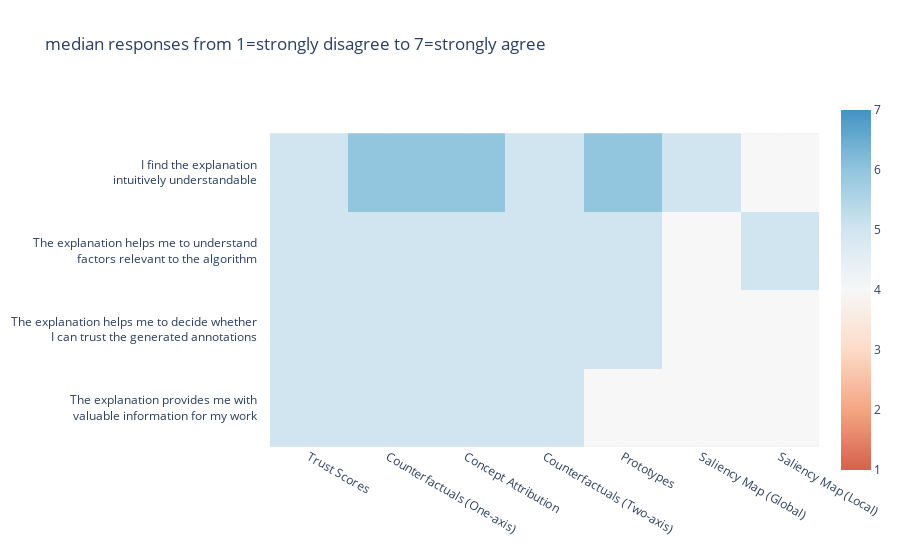

Notebook code cell kept with this figure:
### Code cell
import plotly.express as px

df2 = pd.DataFrame()

category_order = [
        "Strongly<br>disagree",
        "Disagree<br>",
        "Slightly<br>disagree",
        "Neutral<br>",
        "Slightly<br>agree",
        "Agree<br>",
        "Strongly<br>agree",
    ]

number_order = [1, 2, 3, 4, 5, 6, 7]
response_dict = dict(zip(number_order, category_order))

for name in index_sorted:
    df = result_dataframes[name]
    df2[name] = df.median()

px.imshow(
    df2,
    title="median responses from 1=strongly disagree to 7=strongly agree",
    zmin=1, 
    zmax= 7, 
    color_continuous_scale=palette
    )

### Figure 1 — Plotly figure (JSON) as saved in the notebook; plotly's stock layout.template omitted (floating-point values rounded to 4 significant figures)
{"data": [{"coloraxis": "coloraxis", "hovertemplate": "x: %{x}<br>y: %{y}<br>color: %{z}<extra></extra>", "name": "0", "type": "heatmap", "x": ["Trust Scores", "Counterfactuals (One-axis)", "Concept Attribution", "Counterfactuals (Two-axis)", "Prototypes", "Saliency Map (Global)", "Saliency Map (Local)"], "xaxis": "x", "y": ["I find the explanation    <br>intuitively understandable    ", "The explanation helps me to understand    <br>factors relevant to the algorithm    ", "The explanation helps me to decide whether    <br> I can trust the generated annotations    ", "The explanation provides me with    <br>valuable information for my work    "], "yaxis": "y", "z": [[5, 6, 6, 5, 6, 5, 4], [5, 5, 5, 5, 5, 4, 5], [5, 5, 5, 5, 5, 4, 4], [5, 5, 5, 5, 4, 4, 4]]}], "layout": {"coloraxis": {"cmax": 7, "cmin": 1, "colorscale": [[0, "rgb(214,96,77)"], [0.1667, "rgb(244,165,130)"], [0.3333, "rgb(253,219,199)"], [0.5, "rgb(247,247,247)"], [0.6667, "rgb(209,229,240)"], [0.8333, "rgb(146,197,222)"], [1, "rgb(67,147,195)"]]}, "title": {"text": "median responses from 1=strongly disagree to 7=strongly agree"}, "xaxis": {"anchor": "y", "constrain": "domain", "domain": [0, 1], "scaleanchor": "y"}, "yaxis": {"anchor": "x", "autorange": "reversed", "constrain": "domain", "domain": [0, 1]}}}
